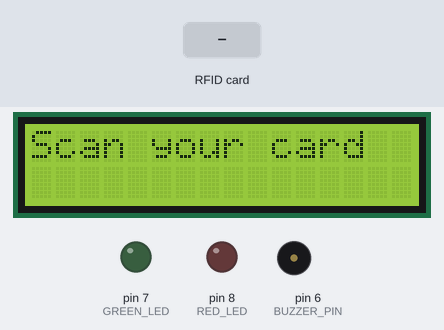
A sketch run on a simulated Arduino Uno, built with avr-gcc and run on an emulated ATmega328P. On the bench: 16×2 character LCD, output pins drawn as LEDs (lit = HIGH), buzzer (waves = sounding, pin HIGH). The test bench sets the inputs (shaded band). The local clock reads 2024-03-15 10:24:30 at power-on unless the sketch sets it; storage starts empty; pins used as bus, display or sensor lines are not drawn; what the sketch prints to the serial monitor is not drawn.

Above: at 1.3 s.
1.4 s: RFID card AB C1 23 45 held to the reader
At 2.0 s:
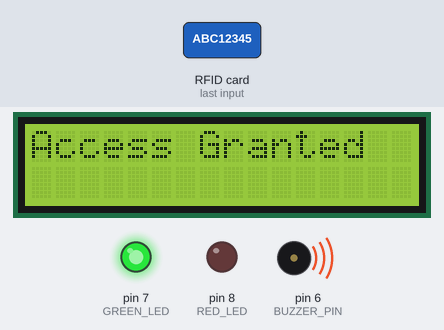
4.4 s: RFID card 5E 7A 19 C4 held to the reader
At 5.1 s:
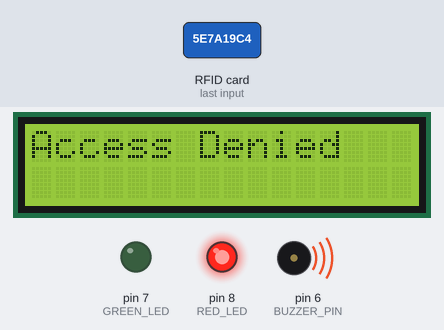
Timing chart, 0 to 7.9 s (numbered marks = the images above; inputs shaded):
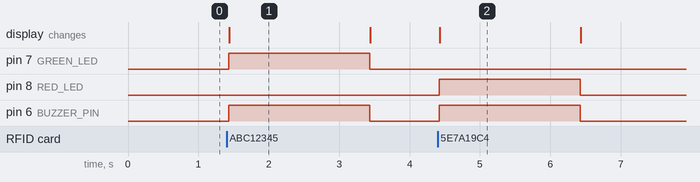

The sketch:

rfid-attendance-system.ino
```cpp
#include <SPI.h>
#include <MFRC522.h>
#include <Wire.h>
#include <RTClib.h>
#include <LiquidCrystal.h>
#include <SD.h>

// Pin configuration
#define RST_PIN         9
#define SS_PIN          10
#define SD_CS_PIN       4
#define BUZZER_PIN      6
#define GREEN_LED       7
#define RED_LED         8

MFRC522 mfrc522(SS_PIN, RST_PIN);
RTC_DS3231 rtc;
LiquidCrystal lcd(12, 11, 5, 4, 3, 2);
File logFile;

String validIDs[] = {"ABC12345", "XYZ67890"};  // Add authorized RFID card UIDs here

void setup() {
  Serial.begin(9600);
  SPI.begin();

  // RFID
  mfrc522.PCD_Init();

  // RTC
  if (!rtc.begin()) {
    Serial.println("RTC not found!");
    while (1);
  }

  // LCD
  lcd.begin(16, 2);
  lcd.print("Scan your card");

  // SD Card
  if (!SD.begin(SD_CS_PIN)) {
    Serial.println("SD card failed");
    lcd.clear();
    lcd.print("SD card error");
    while (1);
  }

  // Buzzer & LEDs
  pinMode(BUZZER_PIN, OUTPUT);
  pinMode(GREEN_LED, OUTPUT);
  pinMode(RED_LED, OUTPUT);
}

void loop() {
  if (!mfrc522.PICC_IsNewCardPresent()) return;
  if (!mfrc522.PICC_ReadCardSerial()) return;

  String uid = "";
  for (byte i = 0; i < mfrc522.uid.size; i++) {
    uid += String(mfrc522.uid.uidByte[i], HEX);
  }
  uid.toUpperCase();

  Serial.println("Scanned UID: " + uid);
  mfrc522.PICC_HaltA();

  DateTime now = rtc.now();
  String timestamp = String(now.year()) + "-" + String(now.month()) + "-" + String(now.day()) +
                     " " + String(now.hour()) + ":" + String(now.minute()) + ":" + String(now.second());

  bool authorized = false;
  for (String id : validIDs) {
    if (uid == id) {
      authorized = true;
      break;
    }
  }

  if (authorized) {
    logAttendance(uid, timestamp);
    showMessage("Access Granted", GREEN_LED, true);
    // sendSMS("Access granted to " + uid); // Uncomment if GSM is added
  } else {
    showMessage("Access Denied", RED_LED, false);
  }
}

void showMessage(String message, int ledPin, bool isAuthorized) {
  digitalWrite(ledPin, HIGH);
  digitalWrite(BUZZER_PIN, HIGH);
  lcd.clear();
  lcd.print(message);
  delay(2000);
  digitalWrite(ledPin, LOW);
  digitalWrite(BUZZER_PIN, LOW);
  lcd.clear();
  lcd.print("Scan your card");
}

void logAttendance(String uid, String time) {
  logFile = SD.open("attendance.txt", FILE_WRITE);
  if (logFile) {
    logFile.println(uid + "," + time);
    logFile.close();
    Serial.println("Logged: " + uid + "," + time);
  } else {
    Serial.println("Failed to write log");
  }
}

// Optional SMS function (if GSM module is used)
// void sendSMS(String message) {
//   Serial.println("Sending SMS: " + message);
//   // Add GSM module logic here
// }
```

Measured:
- after the input at 1.4 s, pin 7 (GREEN_LED), pin 6 (BUZZER_PIN): LOW → HIGH at once, → LOW 2.0 s later; the display: changes at once (image 1)
- after the input at 4.4 s, pin 8 (RED_LED), pin 6 (BUZZER_PIN): LOW → HIGH at once, → LOW 2.0 s later; the display: changes at once (image 2)
- what the display in image 1 shows lasts 2.0 s, from 1.4 s to 3.4 s
